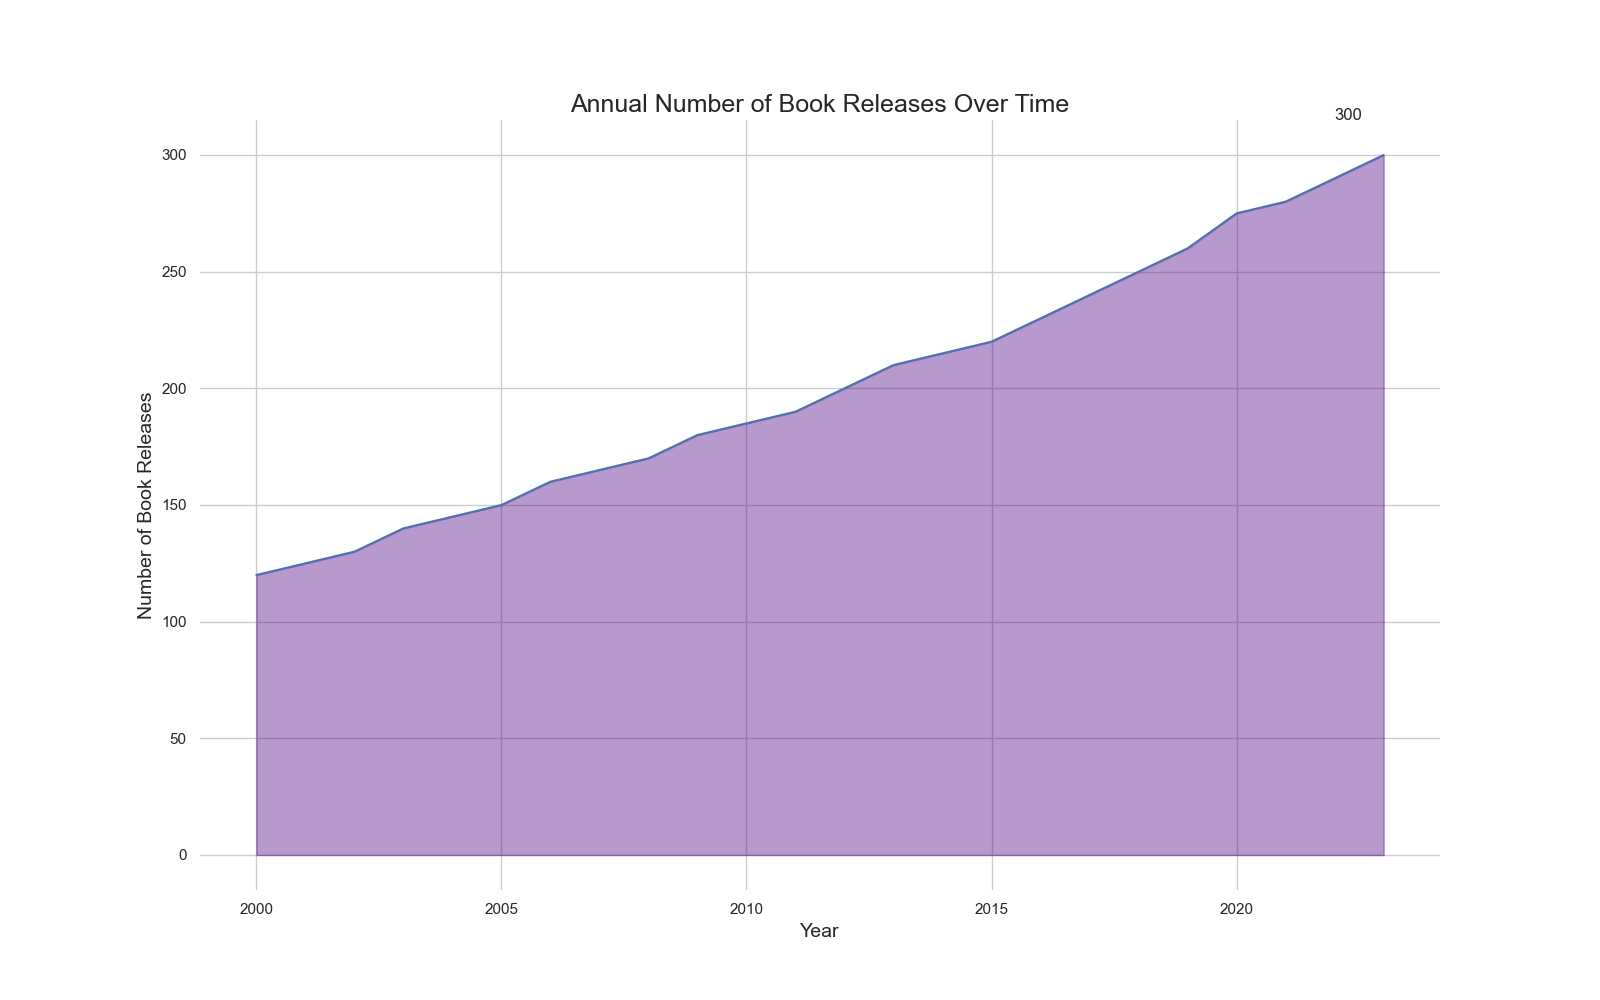

Here is the Python script that generated this plot:

import pandas as pd
import seaborn as sns
import matplotlib.pyplot as plt

data = {
    "Year": [i for i in range(2000, 2024)],
    "Number_of_Book_Releases": [
        120, 125, 130, 140, 145, 150, 160, 165, 170, 180, 185, 190, 200, 210, 
        215, 220, 230, 240, 250, 260, 275, 280, 290, 300
    ]
}

df = pd.DataFrame(data)

plt.figure(figsize=(16, 10))
sns.set_theme(style="whitegrid")
area_chart = sns.lineplot(x="Year", y="Number_of_Book_Releases", data=df)
area_chart.fill_between(df['Year'], df['Number_of_Book_Releases'], alpha=0.4, color='#4B0082')

plt.title('Annual Number of Book Releases Over Time', fontsize=18)
plt.xlabel('Year', fontsize=14)
plt.ylabel('Number of Book Releases', fontsize=14)

plt.annotate(f'{df.iloc[-1]["Number_of_Book_Releases"]}',
             xy=(df.iloc[-1]['Year'], df.iloc[-1]['Number_of_Book_Releases']),
             xytext=(df.iloc[-2]['Year'], df.iloc[-1]['Number_of_Book_Releases'] + 15),
             arrowprops=dict(facecolor='black', arrowstyle='->'),
             fontsize=12)

sns.despine(left=True, bottom=True)
plt.show()
